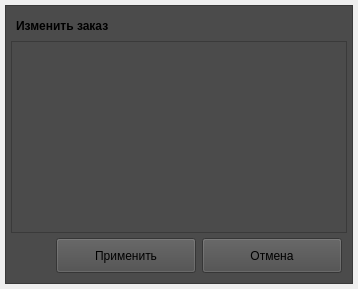
              <widget class="QWidget" name="pageEditOrder">
               <layout class="QHBoxLayout" name="horizontalLayout_31">
                <property name="leftMargin">
                 <number>5</number>
                </property>
                <property name="topMargin">
                 <number>5</number>
                </property>
                <property name="rightMargin">
                 <number>5</number>
                </property>
                <property name="bottomMargin">
                 <number>5</number>
                </property>
                <item>
                 <widget class="QFrame" name="frame_11">
                  <property name="styleSheet">
                   <string notr="true">background-color: rgb(75, 75, 75);</string>
                  </property>
                  <property name="frameShape">
                   <enum>QFrame::StyledPanel</enum>
                  </property>
                  <property name="frameShadow">
                   <enum>QFrame::Raised</enum>
                  </property>
                  <layout class="QHBoxLayout" name="horizontalLayout_28">
                   <property name="spacing">
                    <number>6</number>
                   </property>
                   <property name="leftMargin">
                    <number>5</number>
                   </property>
                   <property name="topMargin">
                    <number>5</number>
                   </property>
                   <property name="rightMargin">
                    <number>5</number>
                   </property>
                   <property name="bottomMargin">
                    <number>5</number>
                   </property>
                   <item>
                    <layout class="QGridLayout" name="gridLayout_10">
                     <property name="spacing">
                      <number>0</number>
                     </property>
                     <item row="1" column="0">
                      <widget class="QListView" name="listOrders_3"/>
                     </item>
                     <item row="0" column="0">
                      <layout class="QHBoxLayout" name="horizontalLayout_29">
                       <property name="leftMargin">
                        <number>5</number>
                       </property>
                       <property name="topMargin">
                        <number>5</number>
                       </property>
                       <property name="rightMargin">
                        <number>5</number>
                       </property>
                       <property name="bottomMargin">
                        <number>5</number>
                       </property>
                       <item>
                        <widget class="QLabel" name="label_25">
                         <property name="styleSheet">
                          <string notr="true">font: 75 11pt &quot;Montserrat&quot;;
font: bold;</string>
                         </property>
                         <property name="text">
                          <string>Изменить заказ</string>
                         </property>
                        </widget>
                       </item>
                       <item>
                        <spacer name="horizontalSpacer_14">
                         <property name="orientation">
                          <enum>Qt::Horizontal</enum>
                         </property>
                         <property name="sizeHint" stdset="0">
                          <size>
                           <width>40</width>
                           <height>20</height>
                          </size>
                         </property>
                        </spacer>
                       </item>
                      </layout>
                     </item>
                     <item row="2" column="0">
                      <layout class="QHBoxLayout" name="horizontalLayout_30">
                       <property name="spacing">
                        <number>6</number>
                       </property>
                       <property name="leftMargin">
                        <number>5</number>
                       </property>
                       <property name="topMargin">
                        <number>5</number>
                       </property>
                       <property name="rightMargin">
                        <number>5</number>
                       </property>
                       <property name="bottomMargin">
                        <number>5</number>
                       </property>
                       <item>
                        <spacer name="horizontalSpacer_15">
                         <property name="orientation">
                          <enum>Qt::Horizontal</enum>
                         </property>
                         <property name="sizeHint" stdset="0">
                          <size>
                           <width>40</width>
                           <height>20</height>
                          </size>
                         </property>
                        </spacer>
                       </item>
                       <item>
                        <widget class="QPushButton" name="printInfoOrder_2">
                         <property name="minimumSize">
                          <size>
                           <width>140</width>
                           <height>35</height>
                          </size>
                         </property>
                         <property name="styleSheet">
                          <string notr="true"/>
                         </property>
                         <property name="text">
                          <string>Применить</string>
                         </property>
                        </widget>
                       </item>
                       <item>
                        <widget class="QPushButton" name="cancelInfoOrder_2">
                         <property name="minimumSize">
                          <size>
                           <width>140</width>
                           <height>35</height>
                          </size>
                         </property>
                         <property name="styleSheet">
                          <string notr="true"/>
                         </property>
                         <property name="text">
                          <string>Отмена</string>
                         </property>
                        </widget>
                       </item>
                      </layout>
                     </item>
                    </layout>
                   </item>
                  </layout>
                 </widget>
                </item>
               </layout>
              </widget>
